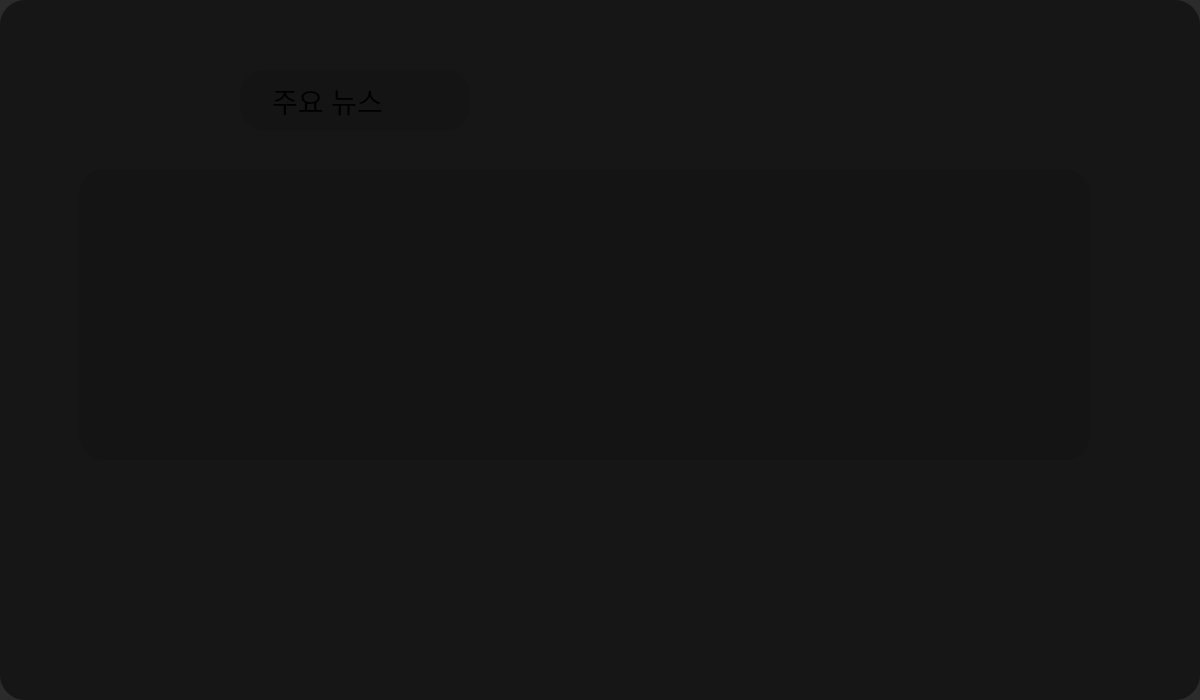
<?xml version="1.0" encoding="UTF-8"?>
<ui version="4.0">
 <class>NewsPanel</class>
 <widget class="QWidget" name="NewsPanel">
  <property name="geometry">
   <rect>
    <x>0</x>
    <y>0</y>
    <width>1200</width>
    <height>700</height>
   </rect>
  </property>
  <property name="windowTitle">
   <string>Form</string>
  </property>
  <property name="styleSheet">
   <string notr="true">background: rgba(20,20,20,230);
border-radius: 25px;</string>
  </property>
  <widget class="QLabel" name="labelTitle">
   <property name="geometry">
    <rect>
     <x>240</x>
     <y>70</y>
     <width>231</width>
     <height>61</height>
    </rect>
   </property>
   <property name="font">
    <font>
     <pointsize>-1</pointsize>
    </font>
   </property>
   <property name="styleSheet">
    <string notr="true">font-size:28px;
padding:8px 25px;</string>
   </property>
   <property name="text">
    <string>주요 뉴스</string>
   </property>
  </widget>
  <widget class="QWidget" name="newsContainer" native="true">
   <property name="geometry">
    <rect>
     <x>79</x>
     <y>169</y>
     <width>1011</width>
     <height>291</height>
    </rect>
   </property>
  </widget>
 </widget>
 <resources/>
 <connections/>
</ui>
